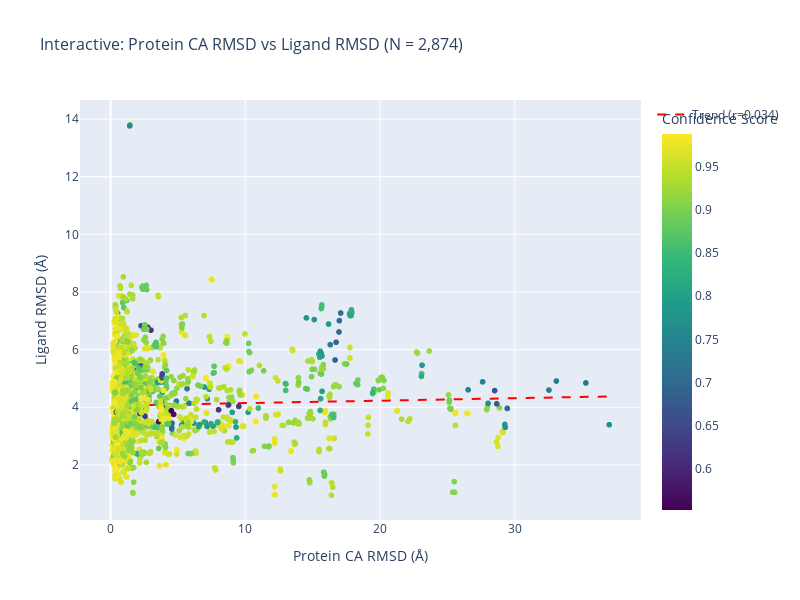
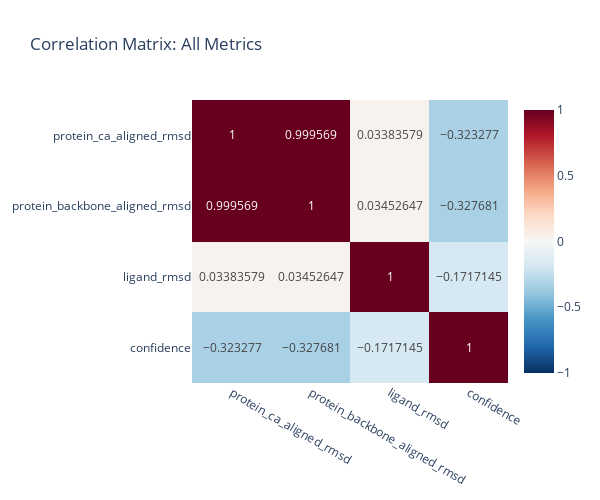

Source (notebook cell) for these figures, in order:
### Code cell
# 5.2 Interactive Plotly Visualizations
print("🌟 Creating Interactive Visualizations")

# Create interactive scatter plot with Plotly
fig_interactive = px.scatter(
    df_clean, 
    x='protein_ca_aligned_rmsd', 
    y='ligand_rmsd',
    color='confidence',
    hover_data=['protein', 'model'],
    title=f'Interactive: Protein CA RMSD vs Ligand RMSD (N = {len(df_clean):,})',
    labels={
        'protein_ca_aligned_rmsd': 'Protein CA RMSD (Å)',
        'ligand_rmsd': 'Ligand RMSD (Å)',
        'confidence': 'Confidence Score'
    },
    color_continuous_scale='viridis',
    width=800,
    height=600
)

# Add trend line
if len(df_clean) > 1:
    from sklearn.linear_model import LinearRegression
    import sklearn.linear_model
    
    # Simple linear regression for trend line
    X = df_clean[['protein_ca_aligned_rmsd']].dropna()
    y = df_clean['ligand_rmsd'].loc[X.index]
    
    if len(X) > 1:
        model = LinearRegression()
        model.fit(X, y)
        
        x_range = np.linspace(X.min().iloc[0], X.max().iloc[0], 100)
        y_pred = model.predict(x_range.reshape(-1, 1))
        
        fig_interactive.add_traces(
            go.Scatter(x=x_range, y=y_pred, mode='lines', name=f'Trend (r={pr_r:.3f})', 
                      line=dict(color='red', dash='dash'))
        )

fig_interactive.update_layout(
    font=dict(size=12),
    title_font_size=16,
    showlegend=True
)

fig_interactive.show()

# Create correlation heatmap
correlation_matrix = df_clean[['protein_ca_aligned_rmsd', 'protein_backbone_aligned_rmsd', 
                              'ligand_rmsd', 'confidence']].corr()

fig_heatmap = px.imshow(
    correlation_matrix,
    text_auto=True,
    aspect="auto",
    title="Correlation Matrix: All Metrics",
    color_continuous_scale='RdBu_r',
    range_color=[-1, 1]
)

fig_heatmap.update_layout(
    width=600,
    height=500,
    font=dict(size=12)
)

fig_heatmap.show()

print("✅ Interactive visualizations created!")

### Figure 1 — Plotly figure (JSON) as saved in the notebook; plotly's stock layout.template omitted (floating-point values rounded to 4 significant figures; data arrays with more than 128 entries replaced by an {"elided": "..."} marker saying what was removed)
{"data": [{"customdata": {"elided": "2874x2 mixed values"}, "hovertemplate": "Protein CA RMSD (Å)=%{x}<br>Ligand RMSD (Å)=%{y}<br>protein=%{customdata[0]}<br>model=%{customdata[1]}<br>Confidence Score=%{marker.color}<extra></extra>", "legendgroup": "", "marker": {"color": {"elided": "2874 float values"}, "coloraxis": "coloraxis", "symbol": "circle"}, "mode": "markers", "name": "", "showlegend": false, "type": "scattergl", "x": {"elided": "2874 float values"}, "xaxis": "x", "y": {"elided": "2874 float values"}, "yaxis": "y"}, {"line": {"color": "red", "dash": "dash"}, "mode": "lines", "name": "Trend (r=0.034)", "type": "scatter", "x": [0.09518, 0.4681, 0.841, 1.214, 1.587, 1.96, 2.333, 2.705, 3.078, 3.451, 3.824, 4.197, 4.57, 4.943, 5.316, 5.689, 6.061, 6.434, 6.807, 7.18, 7.553, 7.926, 8.299, 8.672, 9.045, 9.417, 9.79, 10.16, 10.54, 10.91, 11.28, 11.65, 12.03, 12.4, 12.77, 13.15, 13.52, 13.89, 14.27, 14.64, 15.01, 15.38, 15.76, 16.13, 16.5, 16.88, 17.25, 17.62, 17.99, 18.37, 18.74, 19.11, 19.49, 19.86, 20.23, 20.6, 20.98, 21.35, 21.72, 22.1, 22.47, 22.84, 23.21, 23.59, 23.96, 24.33, 24.71, 25.08, 25.45, 25.82, 26.2, 26.57, 26.94, 27.32, 27.69, 28.06, 28.43, 28.81, 29.18, 29.55, 29.93, 30.3, 30.67, 31.05, 31.42, 31.79, 32.16, 32.54, 32.91, 33.28, 33.66, 34.03, 34.4, 34.77, 35.15, 35.52, 35.89, 36.27, 36.64, 37.01], "y": [4.058, 4.061, 4.065, 4.068, 4.071, 4.074, 4.078, 4.081, 4.084, 4.087, 4.09, 4.094, 4.097, 4.1, 4.103, 4.106, 4.11, 4.113, 4.116, 4.119, 4.123, 4.126, 4.129, 4.132, 4.135, 4.139, 4.142, 4.145, 4.148, 4.151, 4.155, 4.158, 4.161, 4.164, 4.168, 4.171, 4.174, 4.177, 4.18, 4.184, 4.187, 4.19, 4.193, 4.196, 4.2, 4.203, 4.206, 4.209, 4.213, 4.216, 4.219, 4.222, 4.225, 4.229, 4.232, 4.235, 4.238, 4.242, 4.245, 4.248, 4.251, 4.254, 4.258, 4.261, 4.264, 4.267, 4.27, 4.274, 4.277, 4.28, 4.283, 4.287, 4.29, 4.293, 4.296, 4.299, 4.303, 4.306, 4.309, 4.312, 4.315, 4.319, 4.322, 4.325, 4.328, 4.332, 4.335, 4.338, 4.341, 4.344, 4.348, 4.351, 4.354, 4.357, 4.361, 4.364, 4.367, 4.37, 4.373, 4.377]}], "layout": {"coloraxis": {"colorbar": {"title": {"text": "Confidence Score"}}, "colorscale": [[0, "#440154"], [0.1111, "#482878"], [0.2222, "#3e4989"], [0.3333, "#31688e"], [0.4444, "#26828e"], [0.5556, "#1f9e89"], [0.6667, "#35b779"], [0.7778, "#6ece58"], [0.8889, "#b5de2b"], [1, "#fde725"]]}, "font": {"size": 12}, "height": 600, "legend": {"tracegroupgap": 0}, "showlegend": true, "title": {"font": {"size": 16}, "text": "Interactive: Protein CA RMSD vs Ligand RMSD (N = 2,874)"}, "width": 800, "xaxis": {"anchor": "y", "domain": [0, 1], "title": {"text": "Protein CA RMSD (Å)"}}, "yaxis": {"anchor": "x", "domain": [0, 1], "title": {"text": "Ligand RMSD (Å)"}}}}

### Figure 2 — Plotly figure (JSON) as saved in the notebook; plotly's stock layout.template omitted (floating-point values rounded to 4 significant figures)
{"data": [{"coloraxis": "coloraxis", "hovertemplate": "x: %{x}<br>y: %{y}<br>color: %{z}<extra></extra>", "name": "0", "texttemplate": "%{z}", "type": "heatmap", "x": ["protein_ca_aligned_rmsd", "protein_backbone_aligned_rmsd", "ligand_rmsd", "confidence"], "xaxis": "x", "y": ["protein_ca_aligned_rmsd", "protein_backbone_aligned_rmsd", "ligand_rmsd", "confidence"], "yaxis": "y", "z": [[1, 0.9996, 0.03384, -0.3233], [0.9996, 1, 0.03453, -0.3277], [0.03384, 0.03453, 1, -0.1717], [-0.3233, -0.3277, -0.1717, 1]]}], "layout": {"coloraxis": {"cmax": 1, "cmin": -1, "colorscale": [[0, "rgb(5,48,97)"], [0.1, "rgb(33,102,172)"], [0.2, "rgb(67,147,195)"], [0.3, "rgb(146,197,222)"], [0.4, "rgb(209,229,240)"], [0.5, "rgb(247,247,247)"], [0.6, "rgb(253,219,199)"], [0.7, "rgb(244,165,130)"], [0.8, "rgb(214,96,77)"], [0.9, "rgb(178,24,43)"], [1, "rgb(103,0,31)"]]}, "font": {"size": 12}, "height": 500, "title": {"text": "Correlation Matrix: All Metrics"}, "width": 600, "xaxis": {"anchor": "y", "domain": [0, 1]}, "yaxis": {"anchor": "x", "autorange": "reversed", "domain": [0, 1]}}}
